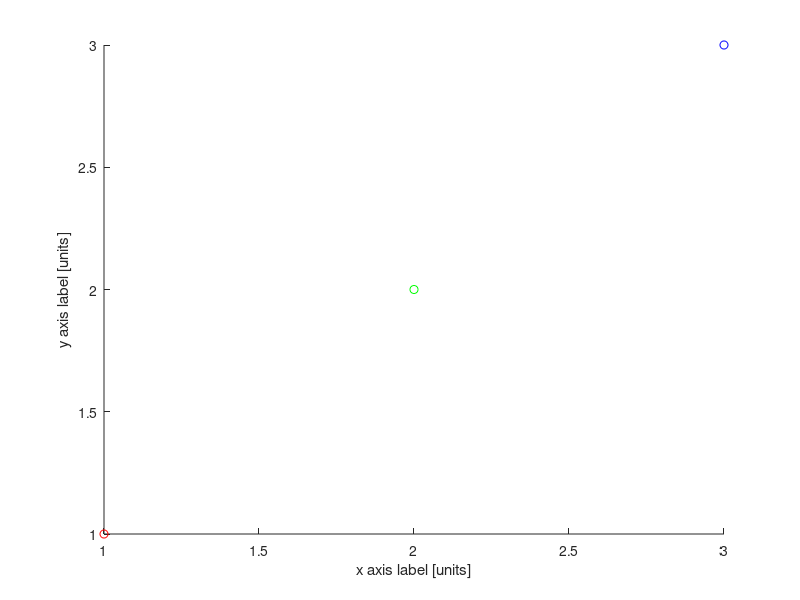

The MATLAB source for this figure:
clf
hold on
plot(1, 1, 'ro')
plot(2, 2, 'go')
plot(3, 3, 'bo')
xlabel('x axis label [units]')
ylabel('y axis label [units]')
hold off